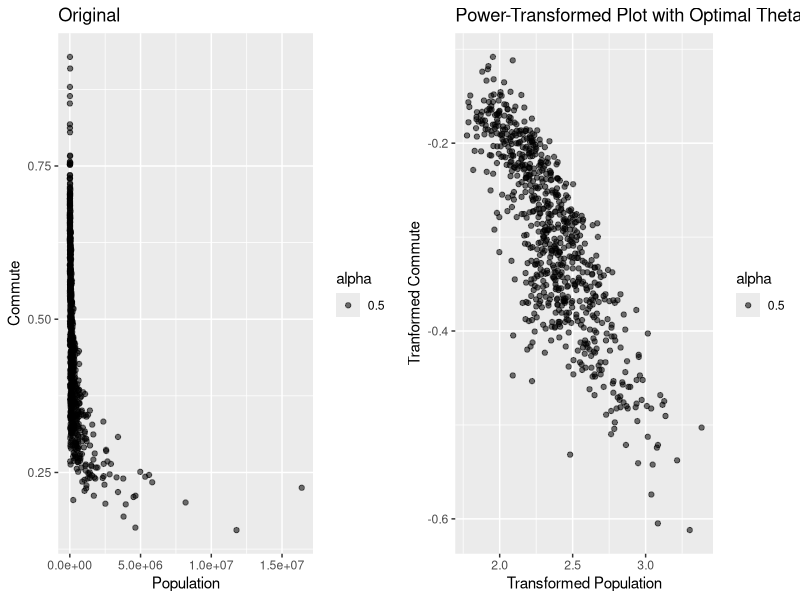

The R source for this figure:
## ---- chunk 1
knitr::opts_chunk$set(echo = TRUE)
## ---- chunk 2
data <- read.csv("EconomicMobility.csv")
## ---- chunk 3
powerfun <- function(x, alpha) {
  if(sum(x <= 0) > 1) stop("x must be positive")
  if (alpha == 0)
    log(x)
  else if (alpha > 0) {
    x^alpha
  } else -x^alpha
}
## ---- chunk 4
L <- function(theta) {
  x <- data$Population
  y <- data$Commute
  power_x <- powerfun(x + 1, theta[1])
  power_y <- powerfun(y + 1, theta[2])
  attribute <- 1 - cor(power_x, power_y)^2
}
## ---- chunk 5
optimal_theta <- nlminb(start=c(1,1), objective=L)
optimal_theta$par
## ---- chunk 6
library("ggplot2")
library("gridExtra")
plot1 <- ggplot(data) +
  geom_point(
    aes(x = Population, 
        y = Commute,
        alpha = 0.5)
  ) + 
  labs(
    title = "Original",
    x = "Population",
    y = "Commute"
  )

transformed_pop <- powerfun(data$Population +1, optimal_theta$par[1])
transformed_commute <- powerfun(data$Commute +1, optimal_theta$par[2])
plot2 <- ggplot(data) +
  geom_point(
    aes(x = transformed_pop, 
        y = transformed_commute,
        alpha = 0.5)
  ) + 
  labs(
    title = "Power-Transformed Plot with Optimal Theta",
    x = "Transformed Population",
    y = "Tranformed Commute" 
  )
grid.arrange(plot1, plot2, nrow = 1)
## ---- chunk 7
original_correlation <- cor(data$Population, data$Commute, method = "pearson")
message("The correlation coefficient for the original data is ", original_correlation)
## ---- chunk 8
transformed_correlation <- cor(transformed_pop, transformed_commute, method = "pearson")
message("The correlation coefficient for the transformed data is ", transformed_correlation)
